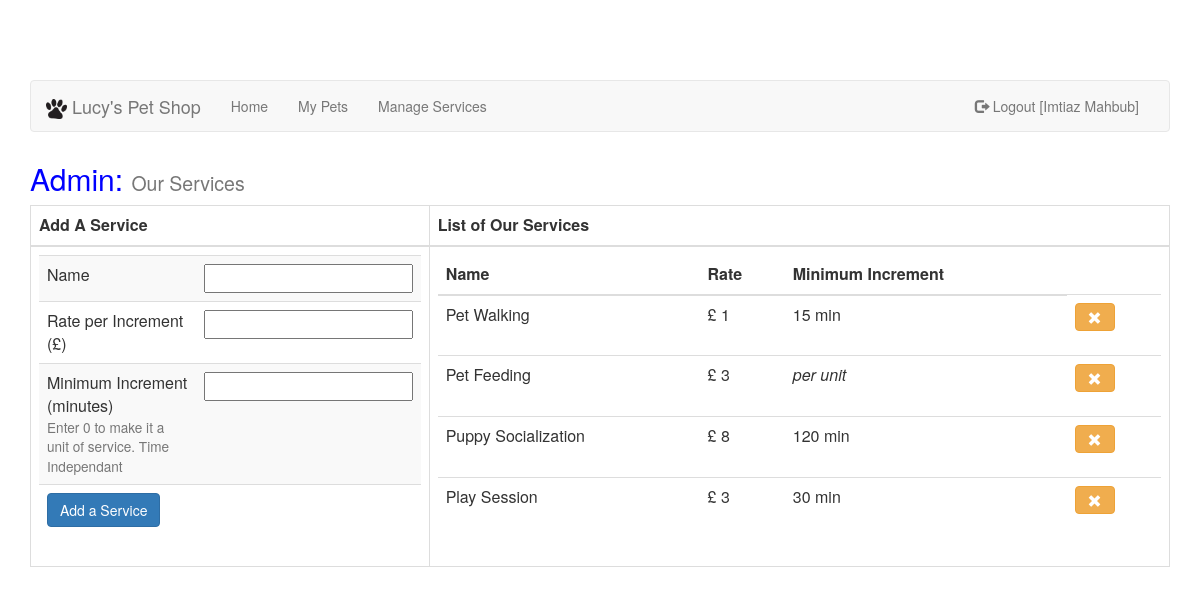
Page /services.php (signed in) on the committed database.
### tables this page shows
CREATE TABLE `services` (
  `id` int(11) NOT NULL,
  `name` varchar(200) NOT NULL,
  `rate` float NOT NULL COMMENT 'Rate per 15 minutes',
  `min_increment` tinyint(4) NOT NULL
);

### services.php (the view, shortened to what this page needs)
<?php
	include ('db.php');
	$query = "select * from services";
	$result = mysqli_query($con,$query);
	$number_of_services = $result->num_rows;
	$pet_services = mysqli_fetch_all($result,MYSQLI_ASSOC);
?>
<html>
	<head>
		<link rel="stylesheet" type="text/css" href="css/bootstrap.css">
		<link rel="stylesheet" type="text/css" href="style.css">
	</head>
	<body>
		<div class="container">
		<?php include ('menu.php'); ?>
			<h2>Admin: <small>Our Services</small></h2>
			<table class="table table-bordered" align="center">
				<thead>
					<th>Add A Service</th>
					<th>List of Our Services</th>
				</thead>
				<tbody>
					<tr>
						<td width="35%">
							<form method="post" action="services.php">
								<table class="table table-striped">
									<tr>
										<td>Name</td>
										<td><input type="text" name="name" required/></td>
									</tr>
									<tr>
										<td>Rate per Increment (£)</td>
										<td><input type="number" name="rate" required/></td>
									</tr>
									<tr>
										<td>Minimum Increment (minutes)<br><small class="text-muted">Enter 0 to make it a unit of service. Time Independant</small></td>
										<td><input type="number" name="min_increment" required/></td>
									</tr>
									<tr>
										<td colspan="2">
											<input type="submit" name="submit" value="Add a Service" class="btn btn-primary"/>
										</td>
									</tr>
								</table>
							</form>
						</td>
						<td>
							<?php if ($number_of_services > 0): ?>
								<table class="table table-hover">
									<thead>
										<th>Name</th>
										<th>Rate</th>
										<th>Minimum Increment</th>
									<?php foreach ($pet_services as $service): ?>
									<tr>
										<td><?=$service['name'] ?></td>
										<td>£ <?=$service['rate'] ?></td>
										<td>
										<?php if ($service['min_increment'] == 0) {
											echo "<i>per unit</i>";
										} else
											echo $service['min_increment'].' min';
										?>
										</td>
										<td>
											<form method="post">
												<button class="btn btn-warning" type="submit" name="delete" value="<?=$service['id'] ?>" onclick="return confirm('Are you sure you want to delete this service?');"><span class="glyphicon glyphicon-remove"></span></button></td>
									</tr>
									<?php endforeach; ?>
								</table>
							<?php endif; ?>
						</td>
					</tr>
				</tbody>
			</table>
		</div>
	</body>
</html>

### menu.php (shortened to what this page needs)
<nav class="navbar navbar-default">
  <div class="container-fluid">
    <div class="navbar-header">
		  <a class="navbar-brand" href="#">
			<span><img alt="Brand" src="favicon.png" style="height: 20px;"></span> Lucy's Pet Shop
		  </a>
    </div>
    <div class="collapse navbar-collapse" id="bs-example-navbar-collapse-1">
      <ul class="nav navbar-nav">
        <li><a href="#">Home</a></li>
        <li><a href="pets.php">My Pets</a></li>
		<?php if (isset ($_SESSION['login']) && $_SESSION['admin'] == true): ?>
			<li><a href="services.php">Manage Services</a></li>
		<?php endif; ?>
      </ul>
      <ul class="nav navbar-nav navbar-right">
		<?php if (isset ($_SESSION['login'])): ?>
			<li><a href="logout.php"><span class="glyphicon glyphicon-log-out"></span> Logout [<?=$_SESSION['name'] ?>]</a></li>
		<?php endif; ?>
      </ul>
    </div>
  </div>
</nav>

### style.css (style rules this page uses)
body { margin-top: 80px; }
h2 { color: blue; padding-top: 10px; }

### rows in the picture
services: name "Pet Walking", rate "1", min_increment "15"
services: name "Pet Feeding", rate "3", min_increment "per unit", $service['id'] 2 (drawn)
services: name "Puppy Socialization", rate "8", min_increment "120", $service['id'] 3 (drawn)
services: name "Play Session", rate "3", min_increment "30", $service['id'] 4 (drawn)

### other values in the picture
$_SESSION['name'] "Imtiaz Mahbub"
